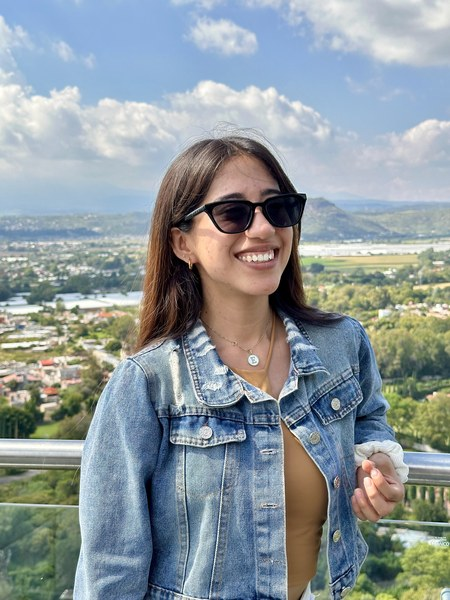
#> input picture articulos/eval_original.jpg, 450 x 600 px
$ python analysis.py ../articulos/eval_original.jpg
#> lines starting #> are read from the running program, lines starting #| are printed output that depends on the picture
### fft_image_cipher.py
#!/usr/bin/env python3
"""Cifrado de imagenes en el dominio de la frecuencia (FFT) con cifrado
autenticado.

El nucleo del metodo sigue siendo la propiedad de convolucion de la
Transformada de Fourier: la imagen y una clave derivada de la contrasena se
multiplican en el dominio de la frecuencia, lo que equivale a
convolucionarlas en el dominio espacial. Esa convolucion produce una
representacion *blanqueada* de la imagen (histograma gaussiano, sin parecido
visual al original), util para el analisis estadistico del metodo.

IMPORTANTE (seguridad): la convolucion en frecuencia es una operacion
*lineal* y, por si sola, NO es un cifrado seguro. Conocido un solo par
(imagen, imagen-blanqueada) un atacante puede despejar la clave dividiendo
en frecuencia, F(g) = F(f*g) / F(f), y descifrar cualquier otra imagen
protegida con la misma contrasena. Es la misma debilidad que rompe a los
esquemas opticos lineales de doble mascara de fase aleatoria frente a
ataques de texto plano conocido/elegido (Peng 2006; Frauel 2007).

Para dar al metodo robustez propia como cifrador de imagenes (y no depender
unicamente del sobre autenticado), la representacion blanqueada pasa ademas
por una etapa de CONFUSION-DIFUSION en la linea de la arquitectura de
Fridrich: varias rondas de permutacion de posiciones (confusion) mezcladas
con una difusion no lineal por suma modular y encadenamiento XOR (que
propaga cualquier cambio a todo el arreglo, efecto avalancha). Al combinar
suma y XOR con permutaciones dependientes de la clave, la transformacion
deja de ser lineal, de modo que el ataque de texto plano conocido
F(g)=F(f*g)/F(f) ya no aplica.

Finalmente la confidencialidad y la integridad NO descansan en ninguna de
las etapas anteriores, sino en un cifrado autenticado estandar:
ChaCha20-Poly1305 (RFC 8439). El flujo es:

    1. secreto maestro = PBKDF2-HMAC-SHA256(contrasena, salt, iteraciones)
       (32 bytes; la clave de ChaCha20).
    2. imagen-clave g = SHAKE-256(secreto || "blanqueo") expandida al tamano
       de la imagen.
    3. blanqueo reversible: f*g via FFT, normalizado a 16 bits (se guardan
       los rangos Min-Max por canal para invertirlo sin perdida).
    4. confusion-difusion: rondas de permutacion + difusion no lineal sobre
       los bytes blanqueados, con material derivado de (secreto, nonce).
    5. sellado = ChaCha20-Poly1305(secreto, nonce, resultado, AAD=metadatos).
       La salida (misma longitud que la entrada) se guarda como PNG de 16
       bits por canal; el nonce, el tag de autenticacion, el salt y los
       rangos van en los metadatos del propio PNG.

Descifrar re-deriva el secreto de la contrasena y VERIFICA el tag Poly1305
antes de invertir el blanqueo: si la contrasena es incorrecta o el archivo
fue alterado (ruido, reescalado, un solo bit cambiado), la verificacion
falla y el descifrado se rechaza, en lugar de producir una imagen
degradada. Asi el esquema es no maleable: cualquier manipulacion se detecta.

El PNG cifrado es de 16 bits por canal porque el texto plano sellado tiene
exactamente alto*ancho*3 valores de 16 bits. Pillow solo escribe/lee PNG
RGB de 8 bits, asi que se usa un lector/escritor de PNG minimo compatible
con el estandar.
"""

from __future__ import annotations

import argparse
import base64
import hashlib
import json
import os
import struct
import sys
import zlib
from pathlib import Path

import numpy as np
from cryptography.exceptions import InvalidTag
from cryptography.hazmat.primitives.ciphers.aead import ChaCha20Poly1305
from PIL import Image

# Estabilizador sumado al denominador en la division de frecuencia, para
# evitar dividir por (casi) cero cuando la FFT de la clave tiene valores
# muy pequenos en alguna frecuencia.
EPSILON = 1e-10

# Cabecera fija que identifica a cualquier archivo PNG valido (8 bytes).
FIRMA_PNG = b"\x89PNG\r\n\x1a\n"

# Numero de iteraciones de PBKDF2: cuantas mas, mas lento es probar cada
# contrasena por fuerza bruta, a costa de que cifrar/descifrar tambien
# tarde un poco mas. 310,000 sigue la recomendacion vigente para
# PBKDF2-HMAC-SHA256.
ITERACIONES_PBKDF2 = 310_000

# Tamano del salt aleatorio (en bytes) que se genera en cada cifrado, para
# que la misma contrasena nunca produzca el mismo secreto dos veces.
BYTES_SALT = 16

# Tamano del nonce de ChaCha20-Poly1305 (RFC 8439 fija 96 bits = 12 bytes).
BYTES_NONCE = 12

# Longitud del tag de autenticacion Poly1305 (128 bits = 16 bytes).
BYTES_TAG = 16

# Separador de dominio para que la clave de ChaCha20 y el flujo de blanqueo
# se deriven del mismo secreto sin reutilizarlo directamente.
DOMINIO_BLANQUEO = b"fft-image-cipher|blanqueo|v2"

# Numero de rondas de confusion-difusion. Con 3 rondas la difusion alcanza
# valores de NPCR/UACI practicamente ideales.
RONDAS_CD = 3

# Separador de dominio del material (keystream, permutacion, IV) de cada
# ronda de confusion-difusion.
DOMINIO_CD = b"fft-image-cipher|confusion-difusion|v2"


def cargar_imagen_rgb(ruta: Path) -> np.ndarray:
    """Abre una imagen normal (PNG/JPG/etc.) y la devuelve como arreglo
    RGB de punto flotante, listo para operar con FFT."""
    return np.asarray(Image.open(ruta).convert("RGB"), dtype=np.float64)


def derivar_secreto_maestro(contrasena: str, salt: bytes, iteraciones: int) -> bytes:
    """Convierte la contrasena (mas el salt) en un secreto maestro de 32
    bytes mediante PBKDF2-HMAC-SHA256. Ese secreto es la clave de
    ChaCha20-Poly1305 y, ademas, la semilla del flujo de blanqueo."""
    return hashlib.pbkdf2_hmac("sha256", contrasena.encode("utf-8"), salt, iteraciones, dklen=32)


def derivar_imagen_clave(secreto_maestro: bytes, forma: tuple[int, int, int]) -> np.ndarray:
    """Genera la "imagen-clave" g del tamano de la imagen a partir del
    secreto maestro. SHAKE-256 (funcion de salida extensible de SHA-3) se
    usa como generador pseudoaleatorio para expandir el secreto a
    exactamente alto*ancho*3 bytes. Se anade un separador de dominio para
    no reutilizar el secreto tal cual (que tambien es la clave de ChaCha20).
    """
    n_bytes = forma[0] * forma[1] * forma[2]
    flujo_clave = hashlib.shake_256(secreto_maestro + DOMINIO_BLANQUEO).digest(n_bytes)
    return np.frombuffer(flujo_clave, dtype=np.uint8).reshape(forma).astype(np.float64)


# [89 lines left out: functions _bloque_png, guardar_png16, cargar_png16, not called in this run]


def normalizar_a_uint16(canal: np.ndarray, valor_min: float, valor_max: float) -> np.ndarray:
    """Reescala un canal de valores reales (con un rango enorme, tipico
    de una convolucion) al rango entero [0, 65535] que cabe en 16 bits."""
    if valor_max == valor_min:
        return np.zeros_like(canal, dtype=np.uint16)
    normalizado = (canal - valor_min) / (valor_max - valor_min) * 65535.0
    return np.clip(np.rint(normalizado), 0, 65535).astype(np.uint16)


# [7 lines left out: function desnormalizar_desde_uint16, not called in this run]


def fft_blanquear(imagen: np.ndarray, clave: np.ndarray) -> tuple[np.ndarray, list[tuple[float, float]]]:
    """Transformacion de *blanqueo* reversible (no es el cifrado en si).

    Para cada canal (R, G, B) multiplica la FFT de la imagen por la FFT de
    la clave y aplica la IFFT. Por la propiedad de convolucion de Fourier
    esto equivale a convolucionar imagen y clave en el dominio espacial,
    produciendo una representacion decorrelacionada, de histograma
    gaussiano y sin parecido visual al original. Devuelve tambien, por
    canal, el (valor_min, valor_max) usado para normalizar a 16 bits, sin
    el cual el blanqueo no podria invertirse sin perdida.
    """
    blanqueada = np.empty(imagen.shape, dtype=np.uint16)
    rangos_canal: list[tuple[float, float]] = []
    for canal in range(3):
        fft_imagen = np.fft.fft2(imagen[:, :, canal])
        fft_clave = np.fft.fft2(clave[:, :, canal])
        espacial = np.real(np.fft.ifft2(fft_imagen * fft_clave))
        valor_min, valor_max = float(espacial.min()), float(espacial.max())
        blanqueada[:, :, canal] = normalizar_a_uint16(espacial, valor_min, valor_max)
        rangos_canal.append((valor_min, valor_max))
    return blanqueada, rangos_canal


# [16 lines left out: function fft_desblanquear, not called in this run]


def _material_ronda_cd(secreto: bytes, nonce: bytes, n_bytes: int, ronda: int) -> tuple[np.ndarray, np.ndarray, int]:
    """Deriva, de forma reproducible, el material de una ronda de
    confusion-difusion: un keystream de n_bytes, una permutacion de las
    n_bytes posiciones y un byte de inicializacion (IV). Todo se obtiene de
    SHAKE-256 sembrado con (secreto, nonce, dominio, numero de ronda), de
    modo que cifrado y descifrado regeneran exactamente el mismo material."""
    blob = hashlib.shake_256(secreto + nonce + DOMINIO_CD + bytes([ronda])).digest(n_bytes + 33)
    keystream = np.frombuffer(blob[:n_bytes], dtype=np.uint8)
    semilla = int.from_bytes(blob[n_bytes : n_bytes + 32], "big")
    iv = blob[n_bytes + 32]
    permutacion = np.random.default_rng(semilla).permutation(n_bytes)
    return keystream, permutacion, iv


def _difundir(x: np.ndarray, keystream: np.ndarray, iv: int) -> np.ndarray:
    """Difusion no lineal hacia adelante: suma modular con el keystream y
    encadenamiento XOR acumulado (prefijo XOR). Asi cada byte de salida
    depende de todos los bytes anteriores: un solo cambio se propaga en
    cascada (efecto avalancha)."""
    t = (x + keystream).astype(np.uint8)  # suma mod 256
    t[0] ^= iv
    return np.bitwise_xor.accumulate(t)


# [8 lines left out: function _desdifundir, not called in this run]


def confusion_difusion(datos: bytes, secreto: bytes, nonce: bytes) -> bytes:
    """Aplica RONDAS_CD rondas de (difusion no lineal + permutacion) sobre
    los bytes de entrada. La mezcla de suma modular, XOR encadenado y
    permutaciones dependientes de la clave hace que la transformacion sea no
    lineal y con difusion completa, resistente a ataques de texto plano
    conocido/elegido a los que si sucumbe la convolucion lineal por si sola."""
    x = np.frombuffer(datos, dtype=np.uint8).copy()
    n = x.size
    for ronda in range(RONDAS_CD):
        keystream, permutacion, iv = _material_ronda_cd(secreto, nonce, n, ronda)
        x = _difundir(x, keystream, iv)
        x = x[permutacion]
    return x.tobytes()


# [22 lines left out: functions inversa_confusion_difusion, _aad_desde_metadatos, not called in this run]


def cifrar(imagen: np.ndarray, contrasena: str) -> tuple[np.ndarray, dict]:
    """Cifra la imagen y devuelve (pixeles cifrados de 16 bits, metadatos).

    Blanquea la imagen con la FFT, serializa la representacion blanqueada a
    bytes y la sella con ChaCha20-Poly1305. La salida sellada (misma
    longitud que el texto plano) se reinterpreta como una imagen de 16 bits
    por canal, apta para guardarse como PNG."""
    forma = imagen.shape
    salt = os.urandom(BYTES_SALT)
    nonce = os.urandom(BYTES_NONCE)
    secreto = derivar_secreto_maestro(contrasena, salt, ITERACIONES_PBKDF2)
    clave = derivar_imagen_clave(secreto, forma)

    blanqueada, rangos_canal = fft_blanquear(imagen, clave)
    # Confusion-difusion: rompe la linealidad del blanqueo y difunde
    # cualquier cambio a todo el arreglo antes del sellado autenticado.
    texto_plano = confusion_difusion(blanqueada.astype(">u2").tobytes(), secreto, nonce)

    metadatos = {
        "rangos": rangos_canal,
        "salt": base64.b64encode(salt).decode("ascii"),
        "nonce": base64.b64encode(nonce).decode("ascii"),
        "iteraciones": ITERACIONES_PBKDF2,
        "alto": int(forma[0]),
        "ancho": int(forma[1]),
    }
    sellado = ChaCha20Poly1305(secreto).encrypt(nonce, texto_plano, _aad_desde_metadatos(metadatos))
    cuerpo, tag = sellado[:-BYTES_TAG], sellado[-BYTES_TAG:]
    metadatos["tag"] = base64.b64encode(tag).decode("ascii")

    cifrado = np.frombuffer(cuerpo, dtype=">u2").reshape(forma).astype(np.uint16)
    return cifrado, metadatos


# [88 lines left out: functions descifrar, salida_predeterminada, ejecutar_cifrado, ejecutar_descifrado, construir_analizador, principal, not called in this run]


# [2 lines that do not run on import are left out]

### analisis/analysis.py
#!/usr/bin/env python3
"""Evaluacion de fft_image_cipher (esquema con cifrado autenticado).

Mide la calidad (histogramas, entropia, PSNR de la recuperacion exacta) y
la seguridad frente a manipulaciones. A diferencia de un cifrado lineal
puro, aqui la confidencialidad y la integridad las aporta
ChaCha20-Poly1305: por eso las "pruebas de robustez" ya no producen una
imagen degradada, sino un RECHAZO por fallo de autenticacion. El script lo
verifica para contrasena incorrecta, ruido gaussiano y reescalado.

Uso:
    python analysis.py [imagen] [--out DIRECTORIO]
"""

from __future__ import annotations

import argparse
import json
import sys
from pathlib import Path

import matplotlib

matplotlib.use("Agg")
import matplotlib.pyplot as plt
import numpy as np
from cryptography.exceptions import InvalidTag
from PIL import Image

sys.path.insert(0, str(Path(__file__).resolve().parent.parent))

from fft_image_cipher import (  # noqa: E402
    ITERACIONES_PBKDF2,
    cargar_imagen_rgb,
    cifrar,
    confusion_difusion,
    derivar_imagen_clave,
    derivar_secreto_maestro,
    descifrar,
    fft_blanquear,
)

# NPCR/UACI ideales para imagenes de 8 bits (Wu et al., 2011).
NPCR_IDEAL = 99.6094
UACI_IDEAL = 33.4635

PASSWORD = "Cript0Analisis2026!"
WRONG_PASSWORD = "ContrasenaIncorrecta"

results: dict = {}


def psnr(a: np.ndarray, b: np.ndarray) -> tuple[float, float]:
    mse = float(np.mean((a.astype(np.float64) - b.astype(np.float64)) ** 2))
    return (float("inf") if mse == 0 else 20 * np.log10(255.0 / np.sqrt(mse))), mse


# [15 lines left out: functions entropy, save_preview, not called in this run]


def encrypted_preview(encrypted_uint16: np.ndarray) -> np.ndarray:
    """Vista previa de 8 bits (byte alto) de los datos cifrados de 16 bits."""
    return (encrypted_uint16 >> 8).astype(np.uint8)


# [32 lines left out: functions plot_histograms, resize_uint16, intento_descifrado, not called in this run]


def main() -> None:
    parser = argparse.ArgumentParser(description="Evaluacion del cifrado autenticado FFT.")
    parser.add_argument("imagen", nargs="?", default=str(Path(__file__).resolve().parent.parent / "ejemplos" / "prueba2.png"))
    parser.add_argument("--out", default=".")
    args = parser.parse_args()

    out = Path(args.out)
    out.mkdir(parents=True, exist_ok=True)

    image = cargar_imagen_rgb(Path(args.imagen))
    image_uint8 = image.astype(np.uint8)
#> image_uint8 is the input picture: shape (600, 450, 3); mean R, G, B 141.3, 151.4, 155.2
    height, width = image.shape[:2]
    print(f"Imagen de prueba: {args.imagen} ({width}x{height})")
#| Imagen de prueba: ../articulos/eval_original.jpg (450x600)

    # ---- Cifrado base (con cifrado autenticado) ----
    encrypted, metadata = cifrar(image, PASSWORD)
#> the loop in fft_blanquear, `for canal in range(3):` made 3 passes
#> (valor_min, valor_max) on passes 1 to 3: (4.85e+09, 4.87e+09), (5.21e+09, 5.22e+09), (5.33e+09, 5.35e+09)
#> pass 1, in fft_blanquear, `espacial = np.real(np.fft.ifft2(fft_imagen * fft_clave))`:
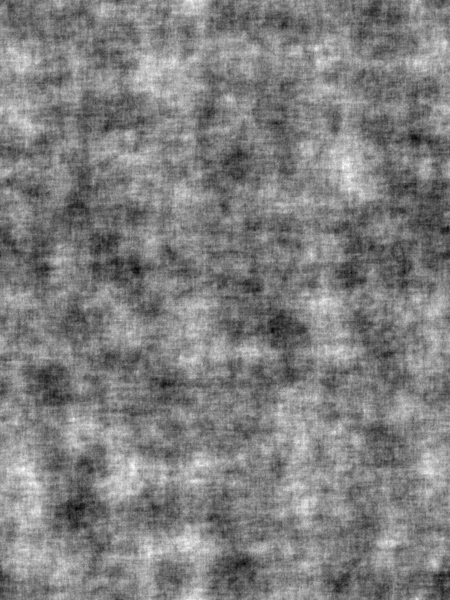
#> espacial: shape (600, 450) float64; min 4.85e+09, max 4.87e+09, mean 4.86e+09; drawn with min black and max white
#> pass 2, in fft_blanquear, `espacial = np.real(np.fft.ifft2(fft_imagen * fft_clave))`:
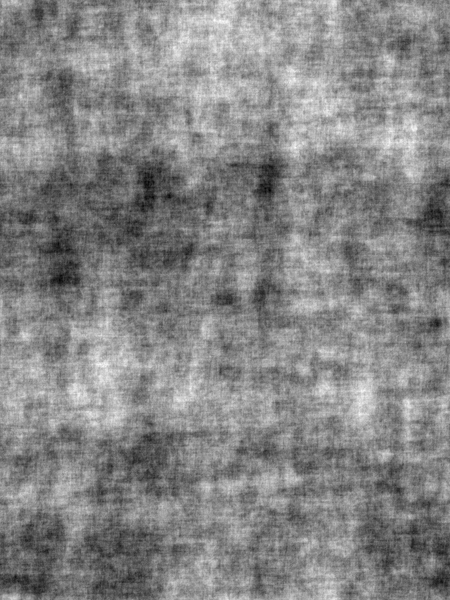
#> espacial: shape (600, 450) float64; min 5.21e+09, max 5.22e+09, mean 5.22e+09; drawn with min black and max white
#> after the loop in fft_blanquear, `for canal in range(3):`:
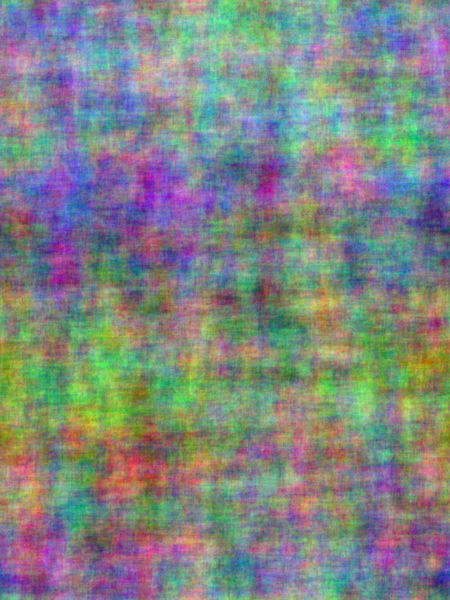
#> blanqueada: shape (600, 450, 3) uint16; mean R, G, B 32780.5, 34289.2, 33596.2; drawn with min black and max white
#> after the loop in fft_blanquear, `for canal in range(3):`:
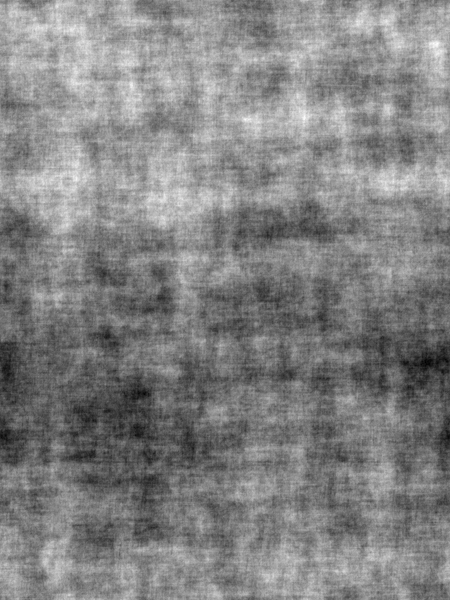
#> espacial: shape (600, 450) float64; min 5.33e+09, max 5.35e+09, mean 5.34e+09; drawn with min black and max white
#> after the loop in fft_blanquear, `for canal in range(3):`: rangos_canal = [(4.85e+09, 4.87e+09), (5.21e+09, 5.22e+09), (5.33e+09, 5.35e+09)]
#> in cifrar, `metadatos = { "rangos": rangos_canal, "salt": base64.b64encode(salt).d..`: metadatos = {'rangos': [(4.85e+09, 4.87e+09), (5.21e+09, 5.22e+09), (5.33e+09, 5.35e+09)], 'salt': '8v4Sv0tOzCTffnz6rd65Ng==', 'nonce': 'jPsYEc7+p44xYazy', 'iteraciones': 310000, 'alto': 600, 'ancho': 450}
    save_preview(image_uint8, out / "eval_original.jpg")
    save_preview(encrypted_preview(encrypted), out / "eval_encrypted.jpg")

    # ---- Descifrado con contrasena correcta (calidad) ----
    decrypted = descifrar(encrypted, metadata, PASSWORD)
    p, mse = psnr(image_uint8, decrypted)
    results["psnr_correct"] = p
    results["mse_correct"] = mse
    results["exact_recovery"] = bool(np.array_equal(image_uint8, decrypted))
    save_preview(decrypted, out / "eval_correct.jpg")
    print(f"[Calidad] Contrasena correcta -> MSE={mse:.6f} PSNR={p} exacta={results['exact_recovery']}")

    # ---- Histogramas ----
    plot_histograms(image_uint8, "Imagen original / Original image", out / "hist_original.png")
    plot_histograms(encrypted_preview(encrypted), "Imagen cifrada / Encrypted image", out / "hist_encrypted.png")

    # ---- Entropia ----
    ent_orig, ent_orig_ch = entropy(image_uint8)
    ent_enc, ent_enc_ch = entropy(encrypted_preview(encrypted))
    results["entropy_original"] = ent_orig
    results["entropy_original_channels"] = ent_orig_ch
    results["entropy_encrypted"] = ent_enc
    results["entropy_encrypted_channels"] = ent_enc_ch
    print(f"[Entropia] Original={ent_orig:.4f}  Cifrada={ent_enc:.4f}")

    # ---- Difusion del nucleo (blanqueo + confusion-difusion), antes del
    # sobre AEAD: NPCR/UACI y sensibilidad a la clave. Se fijan salt y nonce
    # para aislar el efecto del cambio de un pixel (misma clave) ----
    salt_fijo = b"\x00" * 16
    nonce_fijo = b"\x00" * 12
    secreto = derivar_secreto_maestro(PASSWORD, salt_fijo, ITERACIONES_PBKDF2)
    g = derivar_imagen_clave(secreto, image.shape)

    # [5 lines left out: function nucleo, not called in this run]

    f_mod = image.copy()
    f_mod[height // 2, width // 2, 0] = (f_mod[height // 2, width // 2, 0] + 1) % 256
    c1 = nucleo(image)
    c2 = nucleo(f_mod)
    npcr = float(100.0 * np.mean(c1 != c2))
    uaci = float(100.0 * np.mean(np.abs(c1.astype(np.int32) - c2.astype(np.int32)) / 255.0))

    secreto_alt = bytearray(secreto)
    secreto_alt[0] ^= 1
    g_alt = derivar_imagen_clave(bytes(secreto_alt), image.shape)
    bl_alt, _ = fft_blanquear(image, g_alt)
    c_key = np.frombuffer(confusion_difusion(bl_alt.astype(">u2").tobytes(), bytes(secreto_alt), nonce_fijo), np.uint8)
    key_sensitivity = float(100.0 * np.mean(c1 != c_key))

    results["diffusion"] = {
        "npcr": npcr,
        "npcr_ideal": NPCR_IDEAL,
        "uaci": uaci,
        "uaci_ideal": UACI_IDEAL,
        "key_sensitivity_percent": key_sensitivity,
    }
    print(f"[Difusion] NPCR={npcr:.4f}% (ideal {NPCR_IDEAL}) UACI={uaci:.4f}% (ideal {UACI_IDEAL})")
    print(f"[Difusion] Sensibilidad de clave (1 bit) = {key_sensitivity:.4f}%")

    # ---- Seguridad: todo intento sobre datos alterados debe RECHAZARSE ----
    auth: dict = {}

    # Contrasena incorrecta
    auth["wrong_password"] = intento_descifrado(encrypted, metadata, WRONG_PASSWORD)
    print(f"[Auth] Contrasena incorrecta -> {auth['wrong_password']}")

    # Ruido gaussiano sobre el archivo cifrado
    noise = {}
    rng = np.random.default_rng(42)
    for label, sigma_fraction in [("bajo", 0.0005), ("medio", 0.0025), ("alto", 0.005)]:
        sigma = sigma_fraction * 65535.0
        noisy = encrypted.astype(np.float64) + rng.normal(0, sigma, size=encrypted.shape)
        noisy = np.clip(np.rint(noisy), 0, 65535).astype(np.uint16)
        noise[label] = {
            "sigma_fraction": sigma_fraction,
            "sigma_abs": sigma,
            "outcome": intento_descifrado(noisy, metadata, PASSWORD),
        }
        print(f"[Auth] Ruido {label} (sigma={sigma:.1f}) -> {noise[label]['outcome']}")
    auth["gaussian_noise"] = noise

    # Reescalado del archivo cifrado
    resize = {}
    for tag, factors in [("down", [1, 5, 10]), ("up", [1, 5, 10])]:
        resize[tag] = {}
        for pct in factors:
            if tag == "down":
                new_h = max(1, round(height * pct / 100))
                new_w = max(1, round(width * pct / 100))
            else:
                new_h = round(height * (1 + pct / 100))
                new_w = round(width * (1 + pct / 100))
            resized = resize_uint16(encrypted, new_h, new_w)
            resize[tag][str(pct)] = {
                "height": new_h,
                "width": new_w,
                "outcome": intento_descifrado(resized, metadata, PASSWORD),
            }
            print(f"[Auth] Reescalado {tag} {pct}% ({new_w}x{new_h}) -> {resize[tag][str(pct)]['outcome']}")
    auth["resize"] = resize
    results["authentication"] = auth

    # ---- Bonus: sensibilidad a 1 bit (efecto avalancha del tag) ----
    one_bit = encrypted.copy()
    one_bit[0, 0, 0] ^= 1
    results["single_bit_flip"] = intento_descifrado(one_bit, metadata, PASSWORD)
    print(f"[Auth] Volteo de 1 bit -> {results['single_bit_flip']}")

    (out / "eval_results.json").write_text(json.dumps(results, indent=2))
    print(f"\nResultados guardados en {out / 'eval_results.json'}")


if __name__ == "__main__":
    main()
#> (the call stopped at in cifrar, `sellado = ChaCha20Poly1305(secreto).encrypt(nonce, texto_plano, _aad_d..`: cryptography is not available in this run)
